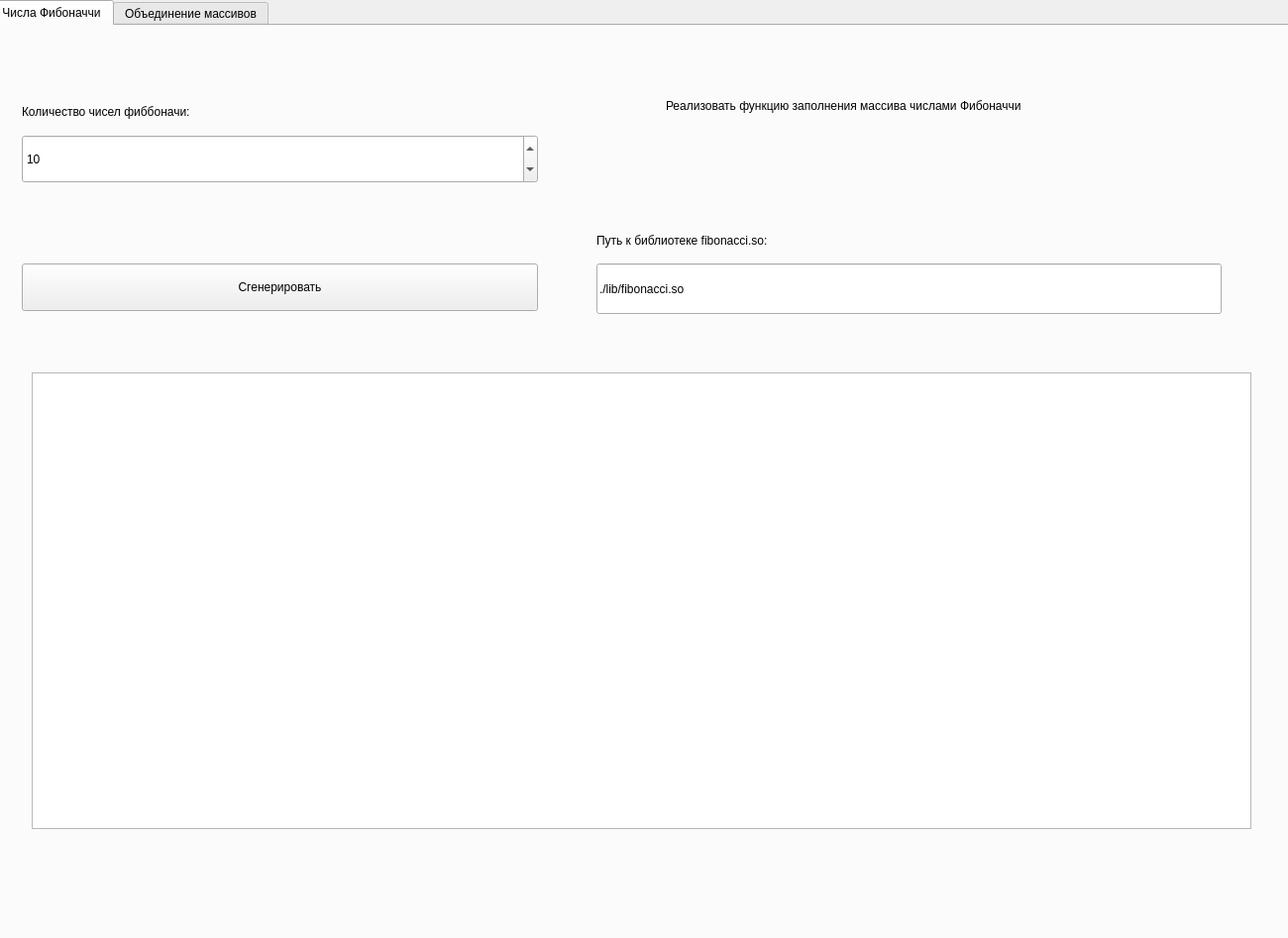
<?xml version="1.0" encoding="UTF-8"?>
<ui version="4.0">
 <class>MainWindow</class>
 <widget class="QMainWindow" name="MainWindow">
  <property name="geometry">
   <rect>
    <x>0</x>
    <y>0</y>
    <width>1300</width>
    <height>947</height>
   </rect>
  </property>
  <property name="windowTitle">
   <string>Lab 12</string>
  </property>
  <widget class="QWidget" name="centralwidget">
   <widget class="QTabWidget" name="tasktabs">
    <property name="geometry">
     <rect>
      <x>-10</x>
      <y>0</y>
      <width>1311</width>
      <height>951</height>
     </rect>
    </property>
    <property name="currentIndex">
     <number>0</number>
    </property>
    <widget class="QWidget" name="task1">
     <attribute name="title">
      <string>Числа Фибоначчи</string>
     </attribute>
     <widget class="QSpinBox" name="fibonacciNum">
      <property name="geometry">
       <rect>
        <x>30</x>
        <y>110</y>
        <width>521</width>
        <height>49</height>
       </rect>
      </property>
      <property name="maximum">
       <number>5000</number>
      </property>
      <property name="value">
       <number>10</number>
      </property>
     </widget>
     <widget class="QTextEdit" name="fibonacciOut">
      <property name="geometry">
       <rect>
        <x>40</x>
        <y>350</y>
        <width>1231</width>
        <height>461</height>
       </rect>
      </property>
     </widget>
     <widget class="QLabel" name="label">
      <property name="geometry">
       <rect>
        <x>30</x>
        <y>70</y>
        <width>791</width>
        <height>34</height>
       </rect>
      </property>
      <property name="text">
       <string>Количество чисел фиббоначи:</string>
      </property>
     </widget>
     <widget class="QPushButton" name="fibonacciButton">
      <property name="geometry">
       <rect>
        <x>30</x>
        <y>240</y>
        <width>521</width>
        <height>48</height>
       </rect>
      </property>
      <property name="text">
       <string>Сгенерировать</string>
      </property>
     </widget>
     <widget class="QLabel" name="label_2">
      <property name="geometry">
       <rect>
        <x>680</x>
        <y>30</y>
        <width>521</width>
        <height>101</height>
       </rect>
      </property>
      <property name="text">
       <string>Реализовать функцию заполнения массива числами Фибоначчи</string>
      </property>
      <property name="wordWrap">
       <bool>true</bool>
      </property>
     </widget>
     <widget class="QLineEdit" name="arrlibEdit_2">
      <property name="geometry">
       <rect>
        <x>610</x>
        <y>240</y>
        <width>631</width>
        <height>51</height>
       </rect>
      </property>
      <property name="text">
       <string>./lib/fibonacci.so</string>
      </property>
     </widget>
     <widget class="QLabel" name="label_8">
      <property name="geometry">
       <rect>
        <x>610</x>
        <y>200</y>
        <width>531</width>
        <height>34</height>
       </rect>
      </property>
      <property name="text">
       <string>Путь к библиотеке fibonacci.so:</string>
      </property>
     </widget>
    </widget>
    <widget class="QWidget" name="task2">
     <attribute name="title">
      <string>Объединение массивов</string>
     </attribute>
     <widget class="QTextEdit" name="arr1field">
      <property name="geometry">
       <rect>
        <x>30</x>
        <y>80</y>
        <width>521</width>
        <height>51</height>
       </rect>
      </property>
      <property name="html">
       <string>&lt;!DOCTYPE HTML PUBLIC &quot;-//W3C//DTD HTML 4.0//EN&quot; &quot;http://www.w3.org/TR/REC-html40/strict.dtd&quot;&gt;
&lt;html&gt;&lt;head&gt;&lt;meta name=&quot;qrichtext&quot; content=&quot;1&quot; /&gt;&lt;style type=&quot;text/css&quot;&gt;
p, li { white-space: pre-wrap; }
&lt;/style&gt;&lt;/head&gt;&lt;body style=&quot; font-family:'Ubuntu'; font-size:11pt; font-weight:400; font-style:normal;&quot;&gt;
&lt;p style=&quot; margin-top:0px; margin-bottom:0px; margin-left:0px; margin-right:0px; -qt-block-indent:0; text-indent:0px;&quot;&gt;10 20 40 40&lt;/p&gt;&lt;/body&gt;&lt;/html&gt;</string>
      </property>
     </widget>
     <widget class="QTextEdit" name="arr2field">
      <property name="geometry">
       <rect>
        <x>30</x>
        <y>200</y>
        <width>521</width>
        <height>51</height>
       </rect>
      </property>
      <property name="html">
       <string>&lt;!DOCTYPE HTML PUBLIC &quot;-//W3C//DTD HTML 4.0//EN&quot; &quot;http://www.w3.org/TR/REC-html40/strict.dtd&quot;&gt;
&lt;html&gt;&lt;head&gt;&lt;meta name=&quot;qrichtext&quot; content=&quot;1&quot; /&gt;&lt;style type=&quot;text/css&quot;&gt;
p, li { white-space: pre-wrap; }
&lt;/style&gt;&lt;/head&gt;&lt;body style=&quot; font-family:'Ubuntu'; font-size:11pt; font-weight:400; font-style:normal;&quot;&gt;
&lt;p style=&quot; margin-top:0px; margin-bottom:0px; margin-left:0px; margin-right:0px; -qt-block-indent:0; text-indent:0px;&quot;&gt;10 20 30 40&lt;/p&gt;&lt;/body&gt;&lt;/html&gt;</string>
      </property>
     </widget>
     <widget class="QTextEdit" name="arrresfield">
      <property name="geometry">
       <rect>
        <x>50</x>
        <y>460</y>
        <width>1211</width>
        <height>391</height>
       </rect>
      </property>
     </widget>
     <widget class="QPushButton" name="arrButton">
      <property name="geometry">
       <rect>
        <x>59</x>
        <y>330</y>
        <width>221</width>
        <height>48</height>
       </rect>
      </property>
      <property name="text">
       <string>Переместить</string>
      </property>
     </widget>
     <widget class="QLabel" name="label_3">
      <property name="geometry">
       <rect>
        <x>30</x>
        <y>40</y>
        <width>1021</width>
        <height>34</height>
       </rect>
      </property>
      <property name="text">
       <string>Первый массив:</string>
      </property>
     </widget>
     <widget class="QLabel" name="label_4">
      <property name="geometry">
       <rect>
        <x>30</x>
        <y>160</y>
        <width>531</width>
        <height>34</height>
       </rect>
      </property>
      <property name="text">
       <string>Второй массив:</string>
      </property>
     </widget>
     <widget class="QLabel" name="label_5">
      <property name="geometry">
       <rect>
        <x>560</x>
        <y>70</y>
        <width>611</width>
        <height>61</height>
       </rect>
      </property>
      <property name="text">
       <string>Числа в массив вводятся через пробел.</string>
      </property>
      <property name="wordWrap">
       <bool>true</bool>
      </property>
     </widget>
     <widget class="QLabel" name="label_6">
      <property name="geometry">
       <rect>
        <x>340</x>
        <y>280</y>
        <width>941</width>
        <height>161</height>
       </rect>
      </property>
      <property name="text">
       <string>Реализовать функцию, которая из одного массива помещает во второй только первые вхождения элементов из первого массива</string>
      </property>
      <property name="wordWrap">
       <bool>true</bool>
      </property>
     </widget>
     <widget class="QLineEdit" name="arrlibEdit">
      <property name="geometry">
       <rect>
        <x>590</x>
        <y>200</y>
        <width>631</width>
        <height>51</height>
       </rect>
      </property>
      <property name="text">
       <string>./lib/arr.so</string>
      </property>
     </widget>
     <widget class="QLabel" name="label_7">
      <property name="geometry">
       <rect>
        <x>590</x>
        <y>160</y>
        <width>531</width>
        <height>34</height>
       </rect>
      </property>
      <property name="text">
       <string>Путь к библиотеке arr.so:</string>
      </property>
     </widget>
    </widget>
   </widget>
  </widget>
 </widget>
 <resources/>
 <connections/>
</ui>
